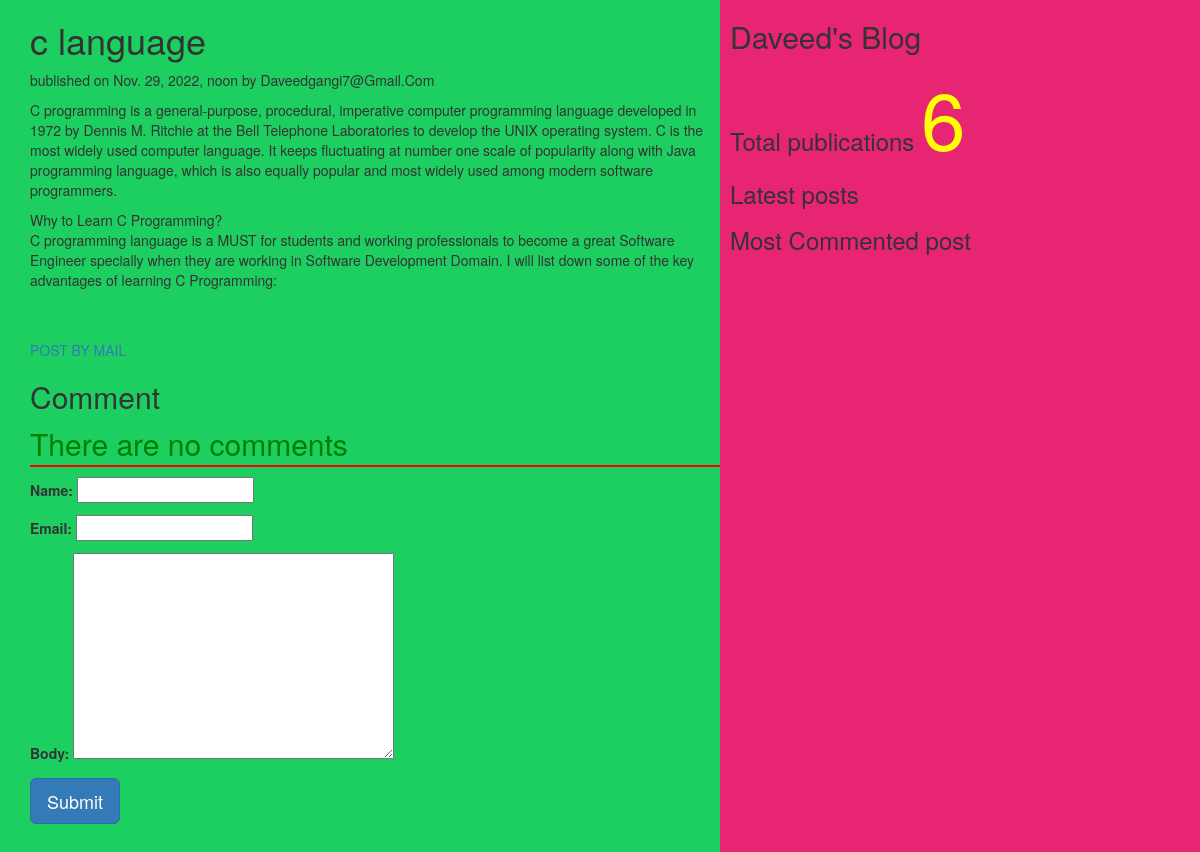
The page /2022/11/29/c-language on the database its author committed.
### myApp/models.py (models this page shows, shortened)
class Post(models.Model):
    tags=TaggableManager()
    STATUS_CHOICE=(("draft","Draft"),("published","Published"))
    title=models.CharField(max_length=200)
    slug=models.SlugField(max_length=50,unique_for_date="publish")
    author=models.ForeignKey(User,related_name="blog_posts",on_delete=models.CASCADE)
    body=models.TextField()
    publish=models.DateTimeField(default=timezone.now)
    created=models.DateTimeField(auto_now_add=True)
    updated=models.DateTimeField(auto_now_add=True)
    status=models.CharField(max_length=20,choices=STATUS_CHOICE,default="draft")
    objects=CustomManger()
    class Meta:
        ordering=("-publish",)

### myApp/views.py (the view, shortened to what this page needs)
# urls.py: re_path(r'(?P<year>\d{4})/(?P<month>\d{2})/(?P<day>\d{2})/(?P<post>[-\w]+)',views.post_detail_view,name='post_detail'),
def post_detail_view(request,year,month,day,post):
    post=get_object_or_404(Post,slug=post,publish__year=year,publish__month=month,publish__day=day)
    comment=post.comment.filter(active=True)
    csubmit=False
    form=CommentForm()
    d={"post":post,"form":form,"csubmit":csubmit,"comment":comment}
    return render(request,"myApp/post_detail.html",d)

### myApp/forms.py
class CommentForm(forms.ModelForm):
    class Meta:
        model=Comment
        fields=("name","email","body")

### myApp/models.py (called while the page is built)
    def get_queryset(self):
        return super().get_queryset().filter(status='published')

### myApp/templatetags/mytags.py (called while the page is built)
@register.simple_tag
def total_posts():
    return Post.objects.count()

### templates/myApp/post_detail.html (shortened to what this page needs)
<html>
    {%extends "myApp/parent.html"%}
    {%block content_block%}
    <h1>{{post.title}}</h1>
    <p>bublished on {{post.publish}} by {{post.author|title}}<p>
    {{post.body|linebreaks}} <br><br>
        <a href="/{{post.id}}/share" calss="btn btn-lg btn-primary">POST BY MAIL</a>
    {%with comments.count as comments_count%}
    <h2>{{comments_count}} Comment {{comments_count|pluralize}}</h2>
    {%endwith%}
    {%if comments%}
    {%for c in comments%}
    <p>Comment{{forloop.counter}} by {{c.name}}</p>
    <div>{{c.body|linebreaks}}</div>
    <hr>
    {%endfor%}
    {%else%}
    <p style="color:green;font-size:30px;font-style:bold;border-bottom:2px red solid;">There are no comments</p>
    {%endif%}
    {%if csubmit%}
        <h2> Thank You..Your Comment has been added Successfully!</h2>
    {%else%}
    <form  method="post">
        {{form.as_p}}
        <input type="submit" class="btn btn-lg btn-primary" value="Submit">
    </form>
    {%endif%}
    {%endblock%}

### rows shown on the page
Post: title "c language", publish "Nov. 29, 2022, noon", author "Daveedgangi7@Gmail.Com", body "C programming is a general-purpose, procedural, imperative computer programming language developed in 1972 by Dennis M. Ritchie at the Bell Telephone Laboratories to develop the UNIX operating system. C is the most widely used computer language. It keeps fluctuating at number one scale of popularity along with Java programming language, which is also equally popular and most widely used among modern software programmers. Why to Learn C Programming? C programming language is a MUST for students and working professionals to become a great Software Engineer specially when they are working in Software Development Domain. I will list down some of the key advantages of learning C Programming:"
